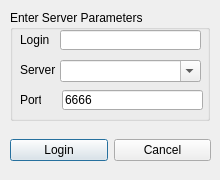
<?xml version="1.0" encoding="UTF-8"?>
<ui version="4.0">
 <class>LoginForm</class>
 <widget class="QDialog" name="LoginForm">
  <property name="geometry">
   <rect>
    <x>0</x>
    <y>0</y>
    <width>220</width>
    <height>180</height>
   </rect>
  </property>
  <property name="minimumSize">
   <size>
    <width>220</width>
    <height>180</height>
   </size>
  </property>
  <property name="maximumSize">
   <size>
    <width>220</width>
    <height>180</height>
   </size>
  </property>
  <property name="windowTitle">
   <string>Login</string>
  </property>
  <property name="windowIcon">
   <iconset resource="resources.qrc">
    <normaloff>:/icons/password.ico</normaloff>:/icons/password.ico</iconset>
  </property>
  <widget class="QWidget" name="horizontalLayoutWidget">
   <property name="geometry">
    <rect>
     <x>10</x>
     <y>130</y>
     <width>201</width>
     <height>41</height>
    </rect>
   </property>
   <layout class="QHBoxLayout" name="horizontalLayout">
    <item>
     <widget class="QPushButton" name="pushButton">
      <property name="text">
       <string>Login</string>
      </property>
      <property name="icon">
       <iconset resource="resources.qrc">
        <normaloff>:/icons/ok.ico</normaloff>:/icons/ok.ico</iconset>
      </property>
     </widget>
    </item>
    <item>
     <widget class="QPushButton" name="pushButton_2">
      <property name="text">
       <string>Cancel</string>
      </property>
      <property name="icon">
       <iconset resource="resources.qrc">
        <normaloff>:/icons/cancel.ico</normaloff>:/icons/cancel.ico</iconset>
      </property>
     </widget>
    </item>
   </layout>
  </widget>
  <widget class="QGroupBox" name="groupBox">
   <property name="geometry">
    <rect>
     <x>10</x>
     <y>10</y>
     <width>200</width>
     <height>111</height>
    </rect>
   </property>
   <property name="title">
    <string>Enter Server Parameters</string>
   </property>
   <widget class="QLabel" name="label_2">
    <property name="geometry">
     <rect>
      <x>10</x>
      <y>80</y>
      <width>21</width>
      <height>20</height>
     </rect>
    </property>
    <property name="text">
     <string>Port</string>
    </property>
   </widget>
   <widget class="QLineEdit" name="txtBoxPort">
    <property name="geometry">
     <rect>
      <x>52</x>
      <y>80</y>
      <width>141</width>
      <height>20</height>
     </rect>
    </property>
    <property name="text">
     <string>6666</string>
    </property>
   </widget>
   <widget class="QLabel" name="label">
    <property name="geometry">
     <rect>
      <x>10</x>
      <y>50</y>
      <width>36</width>
      <height>20</height>
     </rect>
    </property>
    <property name="text">
     <string>Server</string>
    </property>
   </widget>
   <widget class="QLineEdit" name="txtBoxLogin">
    <property name="geometry">
     <rect>
      <x>50</x>
      <y>20</y>
      <width>141</width>
      <height>20</height>
     </rect>
    </property>
   </widget>
   <widget class="QLabel" name="label_3">
    <property name="geometry">
     <rect>
      <x>10</x>
      <y>20</y>
      <width>31</width>
      <height>20</height>
     </rect>
    </property>
    <property name="text">
     <string>Login</string>
    </property>
   </widget>
   <widget class="QComboBox" name="cmBoxServer">
    <property name="geometry">
     <rect>
      <x>50</x>
      <y>50</y>
      <width>141</width>
      <height>22</height>
     </rect>
    </property>
    <property name="editable">
     <bool>true</bool>
    </property>
   </widget>
  </widget>
 </widget>
 <tabstops>
  <tabstop>txtBoxLogin</tabstop>
  <tabstop>cmBoxServer</tabstop>
  <tabstop>txtBoxPort</tabstop>
  <tabstop>pushButton</tabstop>
  <tabstop>pushButton_2</tabstop>
 </tabstops>
 <resources>
  <include location="resources.qrc"/>
 </resources>
 <connections/>
</ui>
